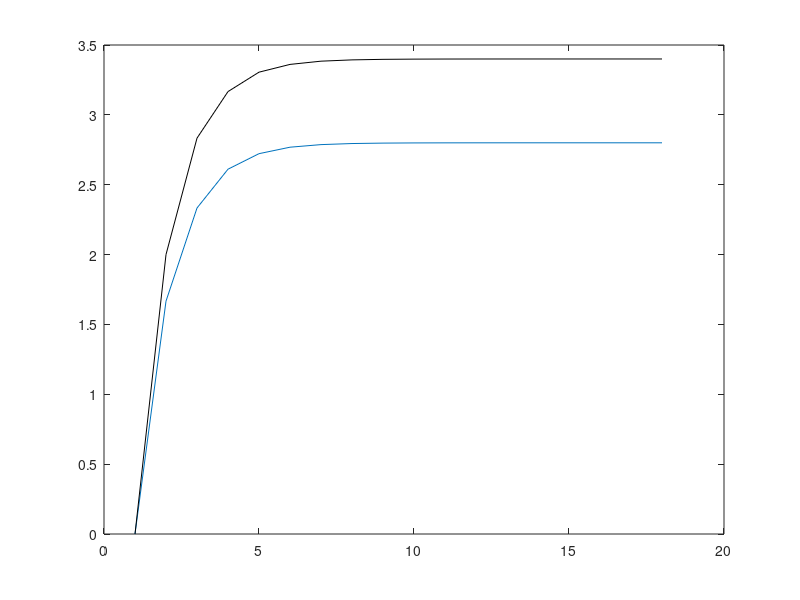
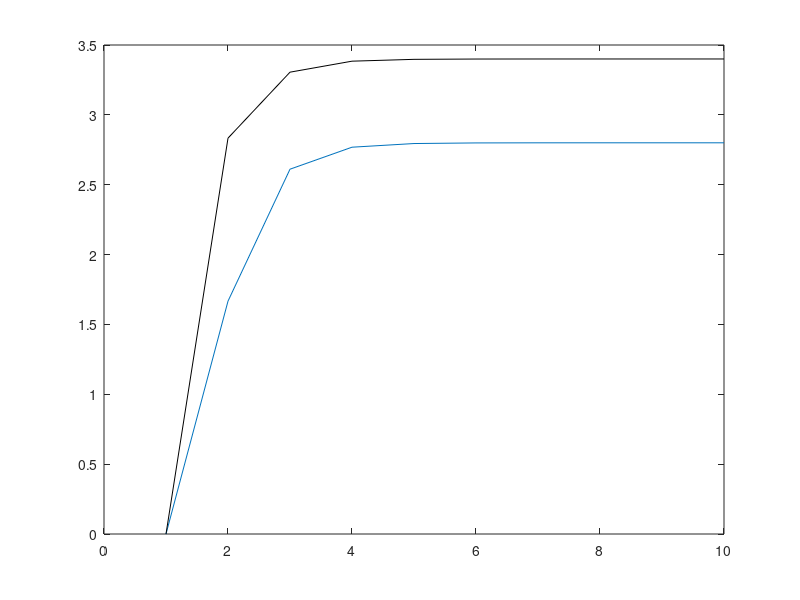

The MATLAB script that drew these images, in order:
% Liam Fruzyna
% COSC 4540
% Homework 4 #1

clear all
close all

% initialize functions
R1 = @(v) (5 + v)/3;  %2*v - 4; %
R2 = @(u) (4 + u)/2;  %3*u - 5;  %

% initialize arrays
uJ(1) = 0;
vJ(1) = 0;
uGS(1) = 0;
vGS(1) = 0;

% tolerance
TOL = 10^(-6);

% iterate for jacobi until error reaches tolerance
nerrorJ = 1;
k = 1;
while nerrorJ > TOL
    uJ(k+1) = R1(vJ(k));
    vJ(k+1) = R2(uJ(k));

    % calculate running error
    errorJ = [uJ(k+1) - 2.8, vJ(k+1) - 3.4];
    nerrorJ = max(abs(errorJ));
    k = k+1;
end
k = k-1;
kJ = k;

% display final error and plot results
nerrorJ
plot(uJ)
hold on
plot(vJ,'k')

figure

% iterate for gauss-seidel until error reaches tolerance
nerrorGS = 1;
k = 1;
while nerrorGS > TOL
    uGS(k+1) = R1(vGS(k));
    vGS(k+1) = R2(uGS(k+1));

    % calculate running error
    errorGS = [uGS(k+1) - 2.8, vGS(k+1) - 3.4];
    nerrorGS = max(abs(errorGS));
    k = k+1;
end
k = k-1;
kGS = k;

% display final error and plot results
nerrorGS
plot(uGS)
hold on
plot(vGS,'k')

% display final results
format compact
format long

uJNorm = uJ(k+1)
vJNorm = vJ(k+1)

uGSNorm = uGS(k+1)
vGSNorm = vGS(k+1)